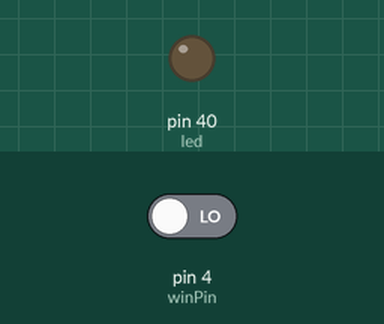
A sketch run on a simulated Arduino Mega 2560, built with avr-gcc and run on an emulated ATmega2560. Parts: output pins drawn as LEDs (lit = HIGH). The inputs (shaded band) are chosen by the test bench; at power-on: pin 4 (winPin) LOW. What the sketch prints to the serial monitor is not drawn.

Above: at 1.2 s.
1.3 s: pin 4 (winPin) driven HIGH
At 2.1 s:
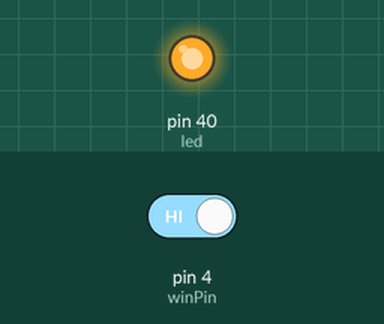
2.8 s: pin 4 (winPin) driven LOW
At 3.2 s:
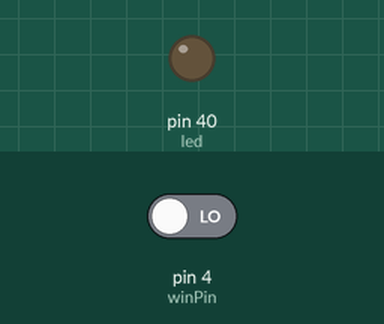
Timing chart, 0 to 5.8 s (numbered marks = the images above; inputs shaded):
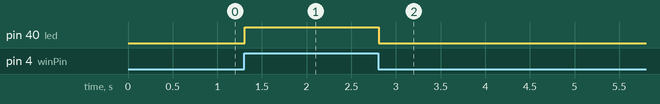

Measured:
- after the input at 1.3 s, pin 40 (led): LOW → HIGH at once
- after the input at 2.8 s, pin 40 (led): HIGH → LOW at once

The sketch:

WindowTest2.ino
```cpp
int led= 40;
int winPin = 4;
int winState;

void setup() {
  pinMode(winPin, INPUT);
  pinMode(led, OUTPUT);
  Serial.begin(9600);
}

void loop(){
  winState = digitalRead(winPin);
  Serial.println(winState);
  digitalWrite(led, winState);
}
```
